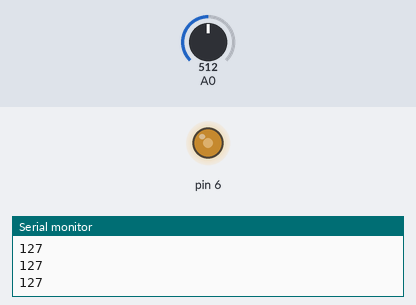
A sketch run on a simulated Arduino Uno, built with avr-gcc and run on an emulated ATmega328P. Shown: output pins drawn as LEDs (lit = HIGH), the last lines printed to the serial monitor. Inputs (shaded band) come from the test bench; at power-on: A0 = 512.

Above: at 1.2 s.
1.3 s: A0 set to 716
At 2.5 s:
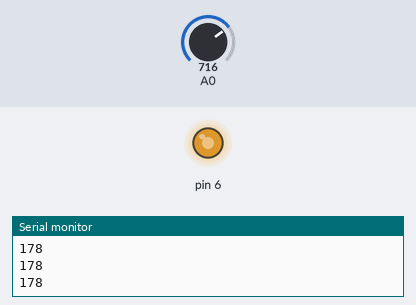
2.8 s: A0 set to 900
At 3.7 s:
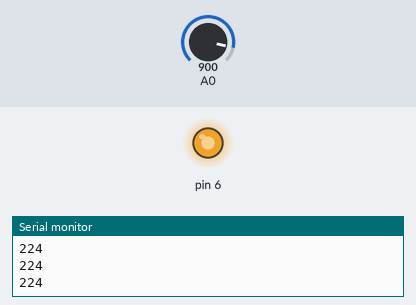
4.3 s: A0 set to 122
At 4.7 s:
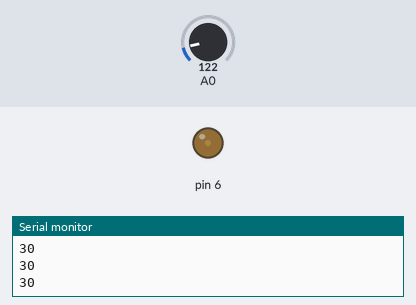
5.8 s: A0 set to 0
At 7.0 s:
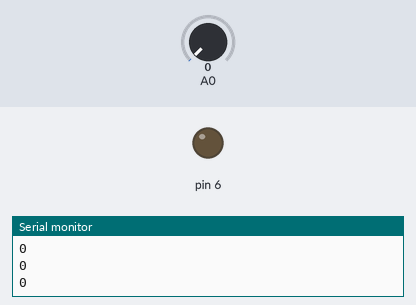
7.3 s: A0 set to 511
At 8.2 s:
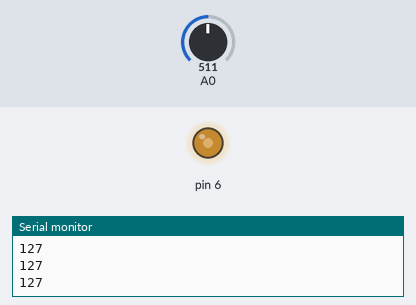
Timing chart, 0 to 9.8 s (numbered marks = the images above; inputs shaded):
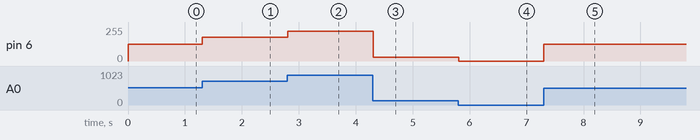

The sketch:

Clase61.ino
```cpp
void setup()
{
  pinMode(A0, INPUT);
  pinMode(6, OUTPUT);
  Serial.begin(9600);
}

void loop()
{
  int valor;
  valor = analogRead(A0);
  //valor = analogToLed(valor);
  valor = map(valor, 0, 1023, 0, 255);
  Serial.println(valor);
  analogWrite(6, valor);
}

int analogToLed(int valor)
{
  return valor/4;
}
```

Measured:
- after the input at 1.3 s, pin 6: 127/255 → 178/255 at once
- after the input at 2.8 s, pin 6: 178/255 → 224/255 at once
- after the input at 4.3 s, pin 6: 224/255 → 30/255 at once
- after the input at 5.8 s, pin 6: 30/255 → 0/255 at once
- after the input at 7.3 s, pin 6: 0/255 → 127/255 at once
